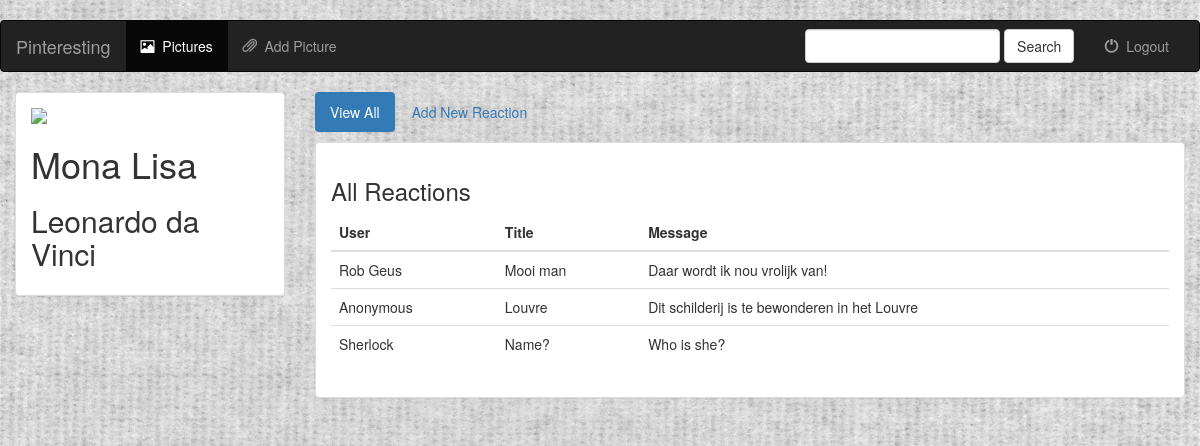
The app's page /media/1/ with its own data.
### media/models.py (models this page shows, shortened)
class Picture(models.Model):
    artist = models.CharField(max_length = 25)
    title = models.CharField(max_length = 50)
    media = models.CharField(max_length = 1000)
    def __str__(self):
        return self.title + ' - ' + self.artist

class Reaction(models.Model):
    picture = models.ForeignKey(Picture, on_delete=models.CASCADE)
    reaction_poster = models.CharField(max_length = 25)
    reaction_title = models.CharField(max_length = 50)
    reaction_description = models.CharField(max_length = 5000)
    is_liked = models.BooleanField(default=False)

### media/views.py (the view)
# urls.py: url(r'^(?P<pk>[0-9]+)/$', views.DetailView.as_view(), name='detail'),
class DetailView(generic.DetailView):
    model = Picture
    template_name = 'media/detail.html'

### media/templates/media/detail.html (shortened to what this page needs)
{% extends 'media/base.html' %}
{% block pictures_active %}active{% endblock %}
{% block body %}
<div class="container-fluid reactions-container">
    <div class="row">
        <div class="col-sm-4 col-md-3">
            <div class="panel panel-default">
                <div class="panel-body">
                    <a href="{% url 'media:detail' picture.id %}">
                        {% if picture.media %}
                            <img src="{{ picture.media }}" class="img-responsive">
                        {% else %}
                            <h3>No image to display</h3>
                        {% endif %}
                    </a>
                    <h1>{{ picture.title }} <small>{{ picture.genre }}</small></h1>
                    <h2>{{ picture.artist }}</h2>
                </div>
            </div>
        </div>
        <div class="col-sm-8 col-md-9">
            <ul class="nav nav-pills" style="margin-bottom: 10px;">
                <li role="presentation" class="active"><a href="{% url 'media:detail' picture.id %}">View All</a></li>
                <li role="presentation"><a href="#">Add New Reaction</a></li>
            </ul>
            <div class="panel panel-default">
                <div class="panel-body">
                    <h3>All Reactions</h3>
                    {% if picture.reaction_set.all %}
                    <table class="table">
                        <thead>
                            <tr>
                                <th>User</th>
                                <th>Title</th>
                                <th>Message</th>
                            </tr>
                        </thead>
                        <tbody>
                        {% for reaction in picture.reaction_set.all %}
                            <tr>
                                <td>{{ reaction.reaction_poster }}</td>
                                <td>{{ reaction.reaction_title }}</td>
                                <td>{{ reaction.reaction_description }}</td>
                            </tr>
                        {% endfor %}
                        </tbody>
                    </table>
                    {% else %}
                    <h5>No reactions here yet. You can be the first to post a reaction!</h5>
                    {% endif %}
                </div>
            </div>
        </div>
    </div>
</div>
{% endblock %}

### media/templates/media/base.html (shortened to what this page needs)
<!DOCTYPE html>
<html lang="en">
<head>
    {% load staticfiles %}
<link rel="stylesheet" type="text/css" href="{% static 'media/style.css' %}" />
<link rel="stylesheet" href="https://maxcdn.bootstrapcdn.com/bootstrap/3.3.6/css/bootstrap.min.css">
<link rel="stylesheet" type="text/css" href="{% static 'media/style.css' %}"/>﻿
</head>
<body>
<nav class="navbar navbar-inverse">
    <div class="container-fluid">
        <div class="navbar-header">
            <a class="navbar-brand" href="{% url 'media:index' %}">Pinteresting</a>
        </div>
        <div class="collapse navbar-collapse">
            <ul class="nav navbar-nav">
                <li class="{% block pictures_active %}{% endblock %}">
                    <a href="{% url 'media:index' %}">
                         <span class="glyphicon glyphicon-picture" aria-hidden="true"></span>&nbsp; Pictures
                    </a>
                </li>
                <li class="{% block add_active %}{% endblock %}">
                    <a href="{% url 'media:picture_form' %}">
                         <span class="glyphicon glyphicon-paperclip" aria-hidden="true"></span>&nbsp; Add Picture
                    </a>
                </li>
            </ul>
            <ul class="nav navbar-nav navbar-right">
                <li>
            <form class="navbar-form navbar-left" role="search" method="get" action="{% url 'media:index' %}">
                <div class="form-group">
                    <input type="text" class="form-control" name="q" value="{{ request.GET.q }}">
                </div>
                <button type="submit" class="btn btn-default">Search</button>
            </form>
                </li>
                <li class="">
                    <a href="{% url 'media:logout_user' %}">
                         <span class="glyphicon glyphicon-off" aria-hidden="true"></span>&nbsp; Logout
                    </a>
                </li>
            </ul>
        </div>
    </div>
</nav>
{% block body %}
{% endblock %}
</body>
</html>

### media/static/media/style.css (style rules this page uses)
body { background: black url("images/background.jpg"); -webkit-background-size: cover; -moz-background-size: cover; -o-background-size: cover; background-size: cover; }

### records on screen
Picture: title "Mona Lisa", artist "Leonardo da Vinci"
Reaction: reaction_poster "Rob Geus", reaction_title "Mooi man", reaction_description "Daar wordt ik nou vrolijk van!"
Reaction: reaction_poster "Anonymous", reaction_title "Louvre", reaction_description "Dit schilderij is te bewonderen in het Louvre"
Reaction: reaction_poster "Sherlock", reaction_title "Name?", reaction_description "Who is she?"
